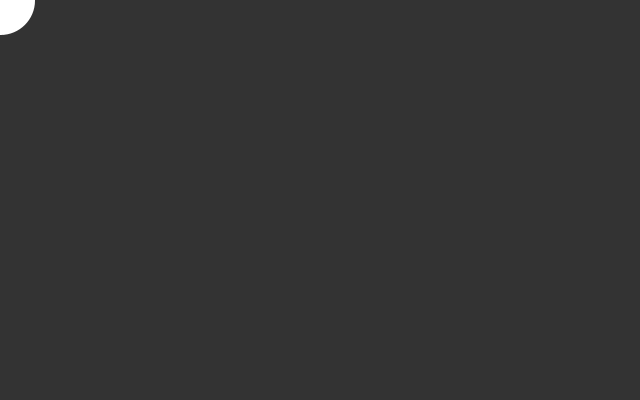
Frame 1 (no input)
Frame 60 (the mouse pressed at the canvas centre just before this capture): identical to frame 1, image omitted
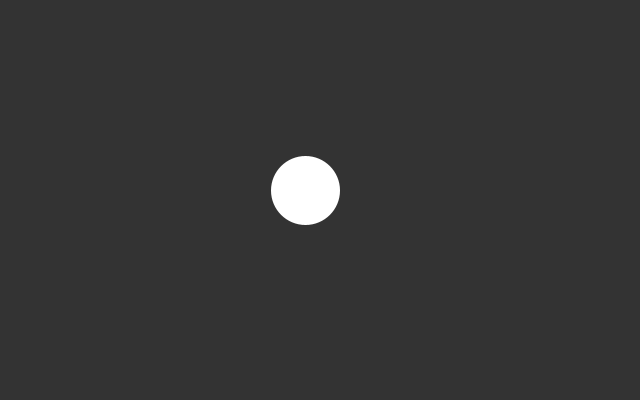
Frame 120 (the mouse held since frame 60 and released just before this capture)

The Processing sketch that drew these frames (run headless with seeded random() and noise(); from frame 60 on, the mouse is pressed at the canvas centre):

// Processing sketch: Easing
// ── Easing.pde
int w = 640;
int h = 400;
float x; 
float y;

void setup(){
   size(640,400); // make display
   
   // Make stroke thicker
   strokeWeight(3);
   point(0.25*w, 0.5*h); // starting point
   point(0.75*w, 0.5*h); // ending point
}

void draw() { 
  background(51);
  
  // lerp() calculates a number between two numbers at a specific increment. 
  // The amt parameter is the amount to interpolate between the two values 
  // where 0.0 equal to the first point, 0.1 is very near the first point, 0.5 
  // is half-way in between, etc.  
  
  // Here we are moving 5% of the way to the mouse location each frame
  x = lerp(x, mouseX, 0.05);
  y = lerp(y, mouseY, 0.05);
  
  fill(255);
  stroke(255);
  ellipse(x, y, 66, 66);
}
